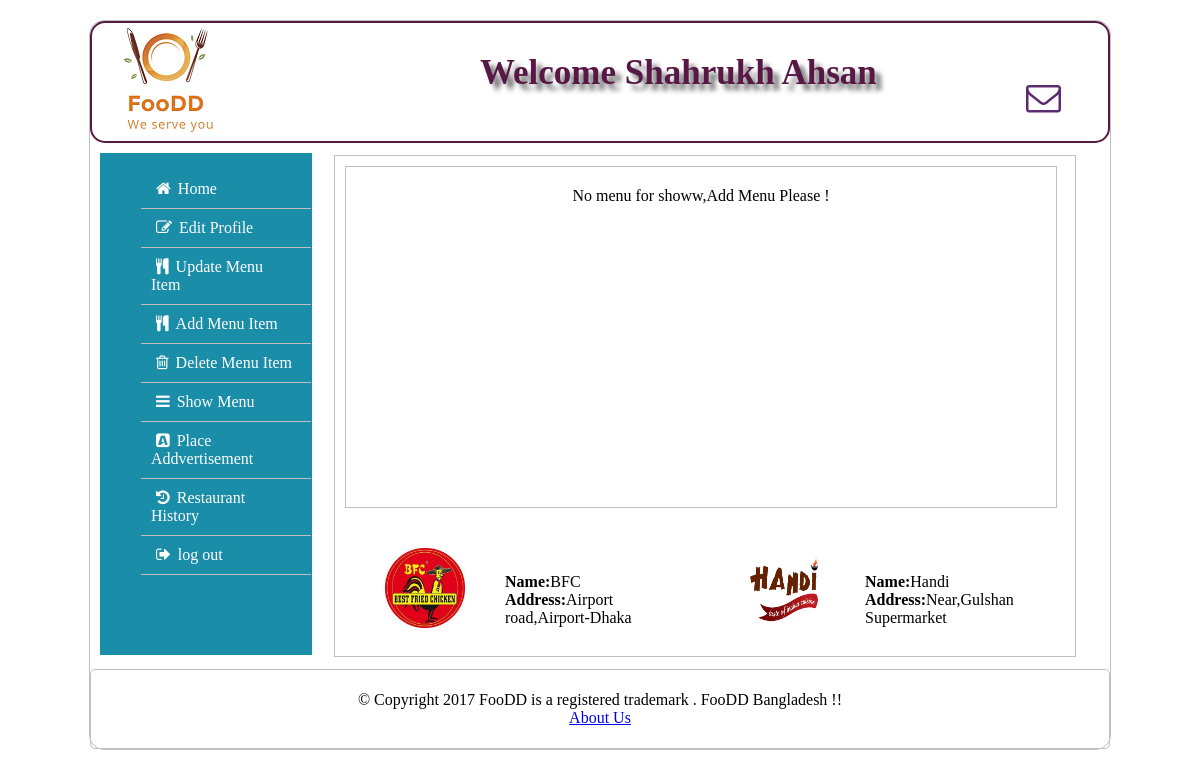
/App/ShowMenu.php (signed in), run on the app's committed database.
### tables this page shows
CREATE TABLE `business_info` (
  `uname` varchar(50) NOT NULL,
  `bname` varchar(100) NOT NULL,
  `bloc` varchar(50) NOT NULL,
  `baddress` varchar(200) NOT NULL,
  `blogo` varchar(100) NOT NULL
);

### Data/addvert_access.php (called while the page is built, shortened)
<?php
	if(require_once("../Data/db.php")){
		function getTop2(){
			global $conn;
			$query="SELECT * FROM addvert ORDER BY cost DESC";
		 	$result=mysqli_query($conn,$query);
			for($i=0;$row=mysqli_fetch_assoc($result);$i++){
					$top2[$i]=$row;
				}
			return $top2;
		}
	}else{
		echo "Database Error";
	}
?>

### Data/business_info_access.php (called while the page is built, shortened)
<?php
	if(require_once("../Data/db.php")){
		function searchBusinessbybname($bname){
			global $conn;
			$query="SELECT * FROM business_info WHERE bname='$bname'";
			$result=mysqli_query($conn,$query);
			return mysqli_fetch_assoc($result);
		}
	}else{
		echo "Database not found";
	}
?>

### App/Base_Bot.php (the view)
				</div>
				<?php
					include_once("../Data/addvert_access.php");
					$result=getTop2();
						for($i=0;$i<2;$i++){
							include_once("../Data/business_info_access.php");
							$business=searchBusinessbybname($result[$i]['bname']);
							if($_SESSION['user']['type']=="customer"){
								echo '<div class="pos">
											<a href="Restaurant_Home.php?bname='.$business["bname"].'" class="fill-div" />
											<div class="addimagecontainer">
												<div id="divimage">
													<img src="../Image/Logos/'.$business["blogo"].'" alt="Error">
												</div>
											</div>
											<div class="addtext" >
													<b>Name:</b>'.$business["bname"].'</br>
													<b>Address:</b>'.$business["baddress"].'
											</div>
											</a>
									  </div>';
							}else{
									echo '<div class="pos">
											<div class="addimagecontainer">
												<div id="divimage">
													<img src="../Image/Logos/'.$business["blogo"].'" alt="Error">
												</div>
											</div>
											<div class="addtext" >
													<b>Name:</b>'.$business["bname"].'</br>
													<b>Address:</b>'.$business["baddress"].'
											</div>
									  </div>';
							}
						}
				?>
			</div>
			<div id="foot">
				<footer>
					<div color="red">
							<b">© Copyright 2017 FooDD is a registered trademark . FooDD Bangladesh !!</b>
							</br> <a id="ab"href="http://127.0.0.1/foodd_01/app/about.php">About Us</a>
					</div>
				</footer>
			</div>
		</div>
	</body>
</html>

### App/BusinessDesign_Base.css (style rules this page uses)
body { text-align:center; }
#foot { clear:both; height:10%; position:relative; text-align:center; border:1px solid #C0C0C0; -webkit-border-radius:5px; }
.addimagecontainer { position:relative; height:80px; width:80px; float:left; margin-left:20px; }
.addimagecontainer img { width: 100%; height: 100%; }
.addtext { position:relative; height:80px; width:150px; float:left; text-align:left; padding-top:25px; margin-left:40px; }
.pos { border:1px solid none; margin:30px; float:left; width:300px; height:80px; animation-name: example; animation-duration: 4s; animation-delay: 1s; animation-iteration-count: infinite; }
footer { position:relative; top:50%; transform: translateY(-50%); }

### data on the page
business_info: blogo (picture), bname "BFC", baddress "Airport road,Airport-Dhaka"
business_info: blogo (picture), bname "Handi", baddress "Near,Gulshan Supermarket"

### other printed values
$_SESSION['user']['name'] "Shahrukh Ahsan"
